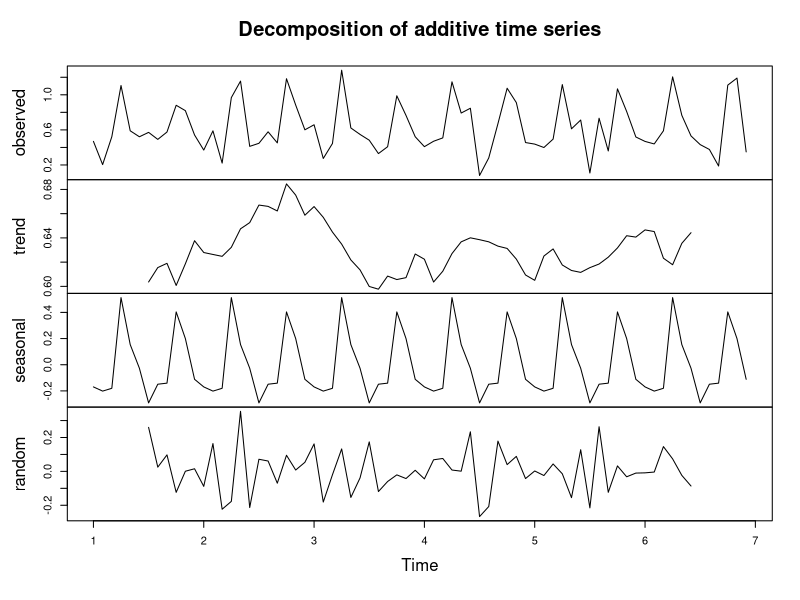
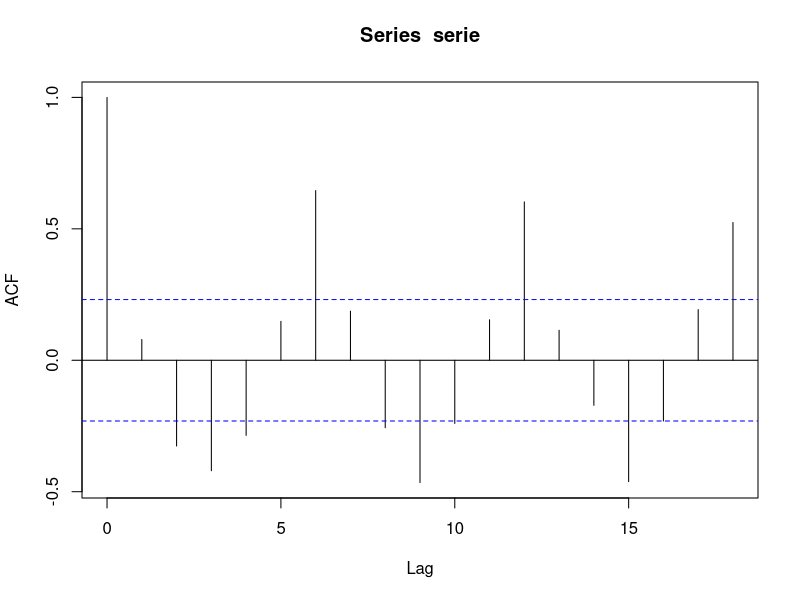
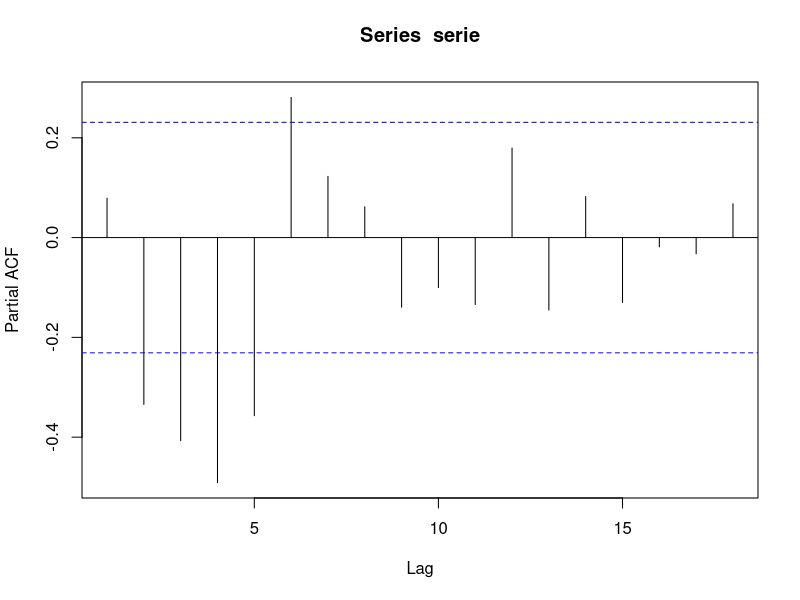
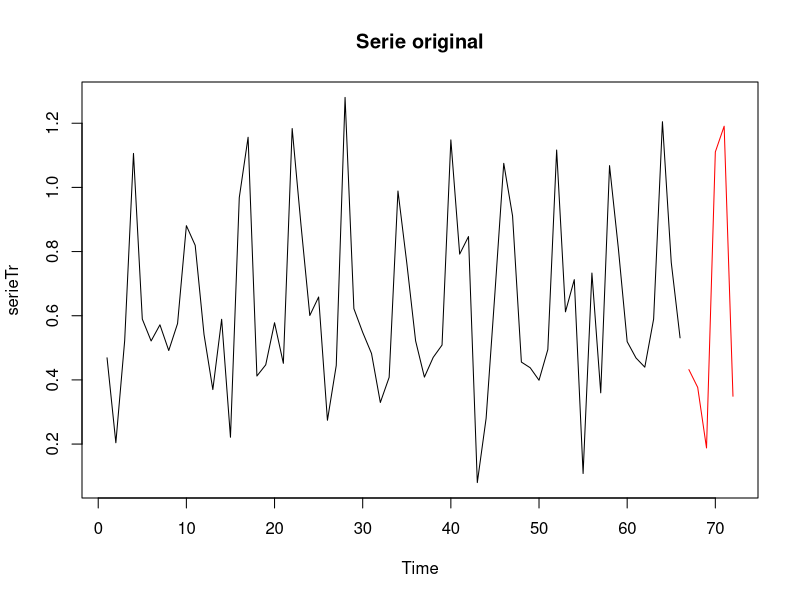
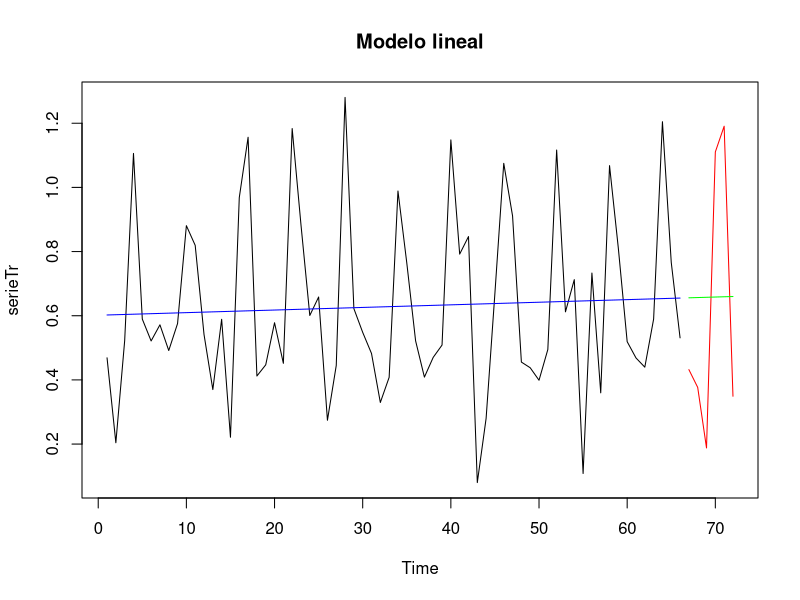
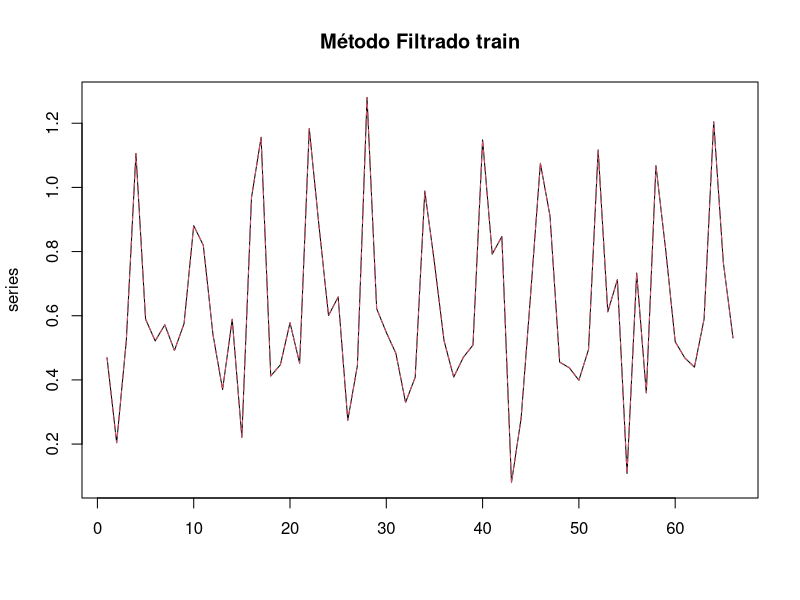
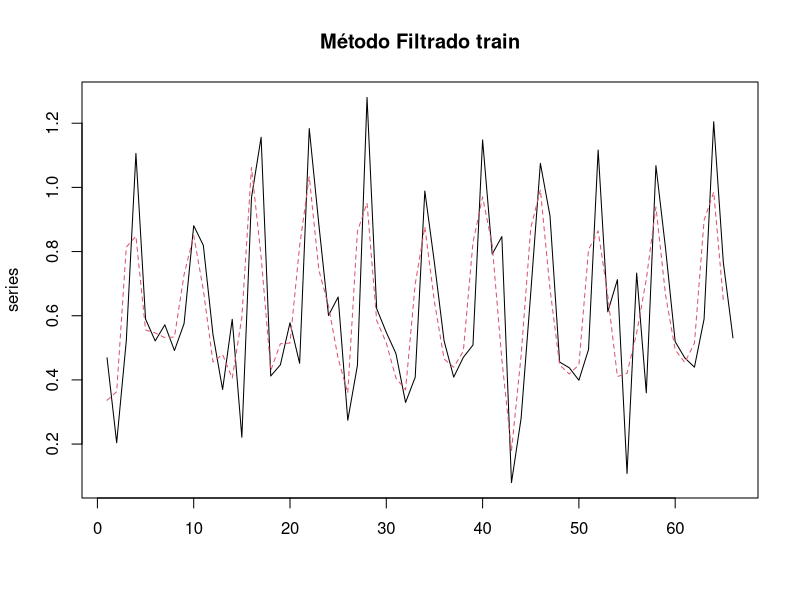
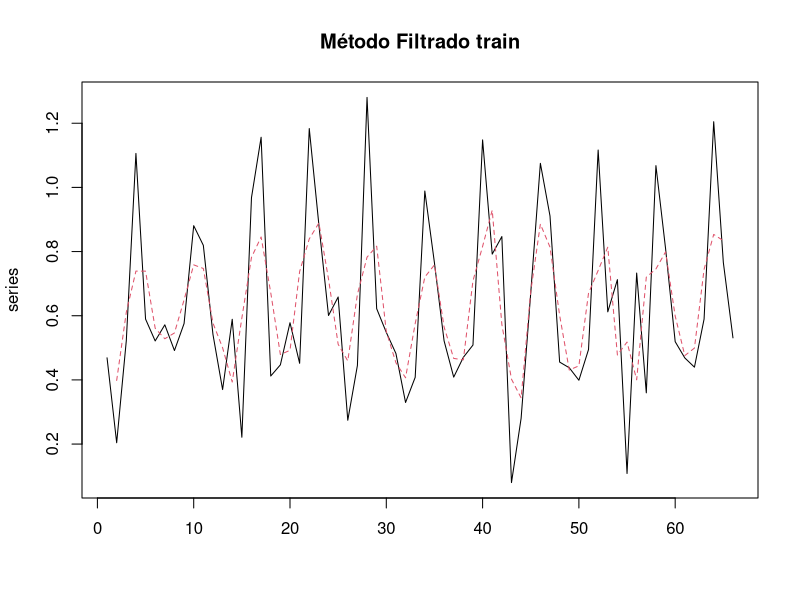

Here is the R script that generated these plots, in order:
#######################################
# 2.2 Pre-procesameinto
#######################################
rm(list=ls()) # Eliminamos lo que haya en el espacio de trabajo
library("tseries") # para el test ADF

#Leemos la serie
serie<-scan("SerieTrabajoPractico.dat")
# Echamos un primer vistazo a la serie.
# Como se trata de series anuales, de haber estacionalidad, posiblemente aparezca cada 12 meses.
# Por tanto, inicialmente creamos la serie temporal con periodo de estacionalidad 12, para visualizar
serie.ts<- ts(serie, frequency = 12)
# Visualizamos la descomposición
plot(decompose(serie.ts))
print("Vemos como la frecuencia no es de 12 meses sinó cada 6 meses, así que vamos a modificar esta serie")
serie.ts <- ts(serie, frequency = 6)
cat("Visualizamos primero la descomposición de la serie, buscando patrones visuales que nos den idea de por dónde empezar (tendencia, estacionalidad)\n");
cat("Vemos 3 cosas: \n");
cat("  1. Que la variabilidad de la estacionalidad no aumenta ni decrece. ");
cat("  2. Que puede que la tendencia no juegue un papel importante.\n")
cat("  3. Que posiblemente hay una estacionalidad.\n")
print("Como con esto no estamos seguros de si la serie es estacionaria o no, vamos a ver el ACF, PACF y pasaremos el test ADF:")
print("Mostrando el ACF")
acf(serie) # Mostramos ACF
print("Mostrando el PACF")
pacf(serie) # Mostramos PACF
resul <- adf.test(serie) # Pasamos el test de ADF
cat("El resultado del test de Dickey-Fuller aumentado es un p-value=", resul$p.value, "\n")
print("Podemos decir debido a este resultado, que la serie es Estacionaria con un nivel de confianza del 99%. Además en el gráfico ACF vemos como con un Lag = 6, que la serie va a ser Estacionaria")

# Dividimos la serie en training y test (nos quedamos con los NTest últimos para el test)
NPred= 6; # Valores a predecir
NTest= 6; # Valores que vamos a dejar para test
serieTr<- serie[1:(length(serie)-NTest)];
tiempoTr<- 1:length(serieTr)
serieTs<- serie[(length(serie)-NTest+1):length(serie)];
tiempoTs<- (tiempoTr[length(tiempoTr)]+1):(tiempoTr[length(tiempoTr)]+NTest);
plot.ts(serieTr, xlim=c(1, tiempoTs[length(tiempoTs)]))
title("Serie original")
lines(tiempoTs, serieTs, col="red")
cat("Dividimos el conjunto de datos en entrenamiento (para ajuste, negro) y test (para comprobar los modelos, rojo).\n");

#######################################
#2.3 Tendencia
#######################################
# Modelado y eliminación de tendencia
# Hipótesis: Modelo Lineal x= a + b*t (x=serie; t=tiempo; a,b=parámetros a estimar)
parametros.MLineal <- lm (serieTr ~ tiempoTr) # Ajustamos modelo
# Calculamos la estimación de la tendencia
TendEstimadaTr.MLineal<-parametros.MLineal$coefficients[1]+tiempoTr*parametros.MLineal$coefficients[2] 
TendEstimadaTs.MLineal<-parametros.MLineal$coefficients[1]+tiempoTs*parametros.MLineal$coefficients[2] 
# Mostramos en la misma figura la serie y la tendencia estimada
plot.ts(serieTr, xlim=c(1, tiempoTs[length(tiempoTs)]))
title("Modelo lineal")
lines(tiempoTr, TendEstimadaTr.MLineal, col="blue")
lines(tiempoTs, serieTs, col="red")
lines(tiempoTs, TendEstimadaTs.MLineal, col="green")
RSS.tendencia.MLineal= sum( (parametros.MLineal$residuals)^2); # Calculamos suma de errores al cuadrado
print("Metodo de eliminacion de tendencia por aproximacion lineal.")
cat(c("El modelo presenta un RSS (Residual Sum of Squares)=", RSS.tendencia.MLineal, "\n"));
JB <- jarque.bera.test(parametros.MLineal$residuals)
JB$p.value
JB <- jarque.bera.test((TendEstimadaTs.MLineal-serieTs))
JB$p.value
TT <- t.test(c(parametros.MLineal$residuals, TendEstimadaTs.MLineal-serieTs))
TT$p.value
print("Viendo estos resultados, podemos pensar, que al tener todos un p-value > 0.05, no existen diferencias significativas en los datos y la hipótesis lineal es factible")

print("Si observamos los resultados, no parece que sea el modelo más correcto para este caso, por lo que voy a probar con un flitrado")
# Estimación de tendencia por filtrado de medias moviles de orden k
for (k in 1:4) {
  filtro<-rep(1/k, k); # Creamos el filtro
  # Filtramos señal
  SerFiltradaTr<-filter(serieTr,filter=filtro,sides=2,method="convolution")
  # Mostramos en la misma figura la serie y la tendencia estimada
  series<-matrix(c(t(serieTr), t(SerFiltradaTr)), ncol=2);
  matplot(series, pch=1, type= "l")
  title("Método Filtrado train")
  cat("Calculo tendencia con filtro de orden k=", k, "\n")
  print("Pulse una tecla para continuar...")
  pause<-readline(); # para pausar la ejecución
}
for (k in 1:3) {
  filtro<-rep(1/k, k); # Creamos el filtro
  # Filtramos señal
  SerFiltradaTs<-filter(serieTs,filter=filtro,sides=2,method="convolution")
  # Mostramos en la misma figura la serie y la tendencia estimada
  series<-matrix(c(t(serieTs), t(SerFiltradaTs)), ncol=2);
  matplot(series, pch=1, type= "l")
  title("Método Filtrado test")
  cat("Calculo tendencia con filtro de orden k=", k, "\n")
  print("Pulse una tecla para continuar...")
  pause<-readline(); # para pausar la ejecución
}
print("Vemos que, a mayor k, más se suaviza la serie. Vamos a quedarnos con el ultimo valor.")

# Eliminamos la tendencia
SerSinTendMLinTr <- serieTr - TendEstimadaTr.MLineal
SerSinTendMlinTs <- serieTs - TendEstimadaTs.MLineal
SerSinTendFilTr<-serieTr-SerFiltradaTr
SerSinTendFilTs<-serieTs-SerFiltradaTs
par(mfrow=c(2,2))  
plot.ts(SerSinTendFilTr, xlim=c(1, tiempoTs[length(tiempoTs)]))
title("Filtrado")
lines(tiempoTs, SerSinTendFilTs, col="red")
plot.ts(serieTr, xlim=c(1, tiempoTs[length(tiempoTs)]))
title("Original")
lines(tiempoTs, serieTs, col="red")
plot.ts(SerSinTendMLinTr, xlim=c(1, tiempoTs[length(tiempoTs)]))
title("Método Lineal")
lines(tiempoTs, SerSinTendMlinTs, col="red")
par(mfrow=c(1,1))
print("Vemos que la eliminación de tendencia es una posibilidad, pero vamos a pasar al siguiente paso sin eliminarla, ya que puedo asumir que no es elemental")


#######################################
#2.4 Estacionalidad
#######################################
# Calculamos y eliminamos la estacionalidad
k<- 6; # Asumimos periodo de estacionalidad k= 6
estacionalidad<- decompose(serie.ts)$seasonal[1:k];
#Eliminamos estacionalidad para el modelo ya que vemos que hay
aux<-rep(estacionalidad, length(serieTr)/length(estacionalidad));
serieTr.SinEst<- serieTr-aux;
serieTs.SinEst<- serieTs-estacionalidad;
plot.ts(serieTr.SinEst, xlim=c(1, tiempoTs[length(tiempoTs)]))
title("Serie sin estacionalidad")
lines(tiempoTs, serieTs.SinEst, col="red")
print("Serie sin la estacionalidad\n")

#######################################
#2.5 Estacionaridad
#######################################
#Vamos a ver si es estacionaria con el Test de Dickey-Fuller aumentado
adftest<- adf.test(serieTr.SinEst);
cat(c("Resultados del test ADF (aproximación lineal sin tendencia ni estacionalidad): ", adftest$p.value, "\n"));
cat("No es necesario diferenciar.\n")


#######################################
#2.6 Modelos ARIMA
#######################################
# Vemos los ACF y PACF
acf(serieTr.SinEst) # Mostramos ACF
print("Mostrando el ACF de la serie sin tendencia lineal y sin estacionalidad\n")
pacf(serieTr.SinEst) # Mostramos PACF
print("Mostrando el PACF de la serie sin tendencia lineal y sin estacionalidad")

# Mostramos las series sin estacionalidad
plot.ts(serieTr.SinEst, xlim=c(1, tiempoTs[length(tiempoTs)]))
title("Serie sin estacionalidad")
lines(tiempoTs[1:(length(tiempoTs))], serieTs.SinEst, col="red")
print("Serie sin la estacionalidad.")
cat("Con esto, podemos comenzar probando un modelo ARIMA(1, 0, 2):\n");

#######################################
#2.6.1 Modelo ARIMA
#######################################
# Ajustamos el modelo ARIMA(2,0,2)
modelo1<- arima(serieTr.SinEst, order=c(2, 0, 2))
# Cogemos los valores del ajuste y las predicciones
# Cogemos los valores que se han ajustado de la serie 
valoresAjustados1<- serieTr.SinEst+modelo1$residuals; 
# Calculamos las predicciones 
Predicciones1<- predict(modelo1, n.ahead = NPred); 
valoresPredichos1<- Predicciones1$pred; # Cogemos las predicciones
# Calculamos el error cuadrático acumulado del ajuste, en ajuste y en test
errorTr1<- sum((modelo1$residuals)^2);
errorTs1<- sum((valoresPredichos1-serieTs.SinEst)^2);
cat("Error en ajuste con ARIMA(2, 0, 2): ", errorTr1, "\n")
cat("Error en la predicción de test con ARIMA(2, 0, 2): ", errorTs1, "\n")

# Mostramos las gráficas del ajuste y predicción en test
plot.ts(serieTr.SinEst, xlim=c(1, tiempoTs[length(tiempoTs)]))
title("Ajuste y predicción")
lines(valoresAjustados1, col="blue")
lines(tiempoTs, serieTs.SinEst, col="red")
lines(tiempoTs, valoresPredichos1, col="blue")
cat("Predicción con el modelo\n");

# Tests para la selección del modelo y su validación
boxtest1<- Box.test(modelo1$residuals) # Test de aleatoriedad de Box-Pierce
cat(c("El test de Box-Pierce da un p-value=", boxtest1$p.value, " para el modelo. Lo pasa (los errores son aleatorios)\n"))
JB1<- jarque.bera.test(modelo1$residuals); # Test de normalidad de Jarque Bera
cat(c("El test de Jarque Bera da un p-value=", JB1$p.value, " para el modelo. Lo pasa (p-value>0.05)\n"))
SW1<- shapiro.test(modelo1$residuals); # Test de normalidad de Shapiro-Wilk
cat(c("El test de Shapiro-Wilk da un p-value=", SW1$p.value, " para el modelo. Lo pasa (p-value>0.05)\n"))

# Mostramos histograma de residuos 
cat("Mostramos el histograma de los residuos del modelo.\n")
hist(modelo1$residuals, col="blue", prob=T,ylim=c(0,20),xlim=c(-0.2,0.2))
lines(density(modelo1$residuals))

#######################################
#2.6.2 Modelos ARIMA
#######################################
# Ajustamos el modelo ARIMA(0,0,1)
modelo2<- arima(serieTr.SinEst, order=c(0, 0, 1))
# Cogemos los valores del ajuste y las predicciones
# Cogemos los valores que se han ajustado de la serie 
valoresAjustados2<- serieTr.SinEst+modelo2$residuals; 
# Calculamos las predicciones 
Predicciones2<- predict(modelo2, n.ahead = NPred); 
valoresPredichos2<- Predicciones2$pred; # Cogemos las predicciones
# Calculamos el error cuadrático acumulado del ajuste, en ajuste y en test
errorTr2<- sum((modelo2$residuals)^2);
errorTs2<- sum((valoresPredichos2-serieTs.SinEst)^2);
cat("Error en ajuste con ARIMA(0, 0, 1): ", errorTr2, "\n")
cat("Error en la predicción de test con ARIMA(0, 0, 1): ", errorTs2, "\n")

# Mostramos las gráficas del ajuste y predicción en test
plot.ts(serieTr.SinEst, xlim=c(1, tiempoTs[length(tiempoTs)]))
title("Ajuste y predicción")
lines(valoresAjustados2, col="blue")
lines(tiempoTs, serieTs.SinEst, col="red")
lines(tiempoTs, valoresPredichos2, col="blue")
cat("Predicción con el modelo\n");

# Tests para la selección del modelo y su validación
boxtest2<- Box.test(modelo2$residuals) # Test de aleatoriedad de Box-Pierce
cat(c("El test de Box-Pierce da un p-value=", boxtest2$p.value, " para el modelo. Lo pasa (los errores son aleatorios)\n"))
JB2<- jarque.bera.test(modelo2$residuals); # Test de normalidad de Jarque Bera
cat(c("El test de Jarque Bera da un p-value=", JB2$p.value, " para el modelo. Lo pasa (p-value>0.05)\n"))
SW2<- shapiro.test(modelo2$residuals); # Test de normalidad de Shapiro-Wilk
cat(c("El test de Shapiro-Wilk da un p-value=", SW2$p.value, " para el modelo. Lo pasa (p-value>0.05)\n"))

# Mostramos histograma de residuos 
cat("Mostramos el histograma de los residuos del modelo.\n")
hist(modelo2$residuals, col="blue", prob=T,ylim=c(0,20),xlim=c(-0.2,0.2))
lines(density(modelo2$residuals))

#######################################
#2.6.3 Modelos ARIMA
#######################################
# Ajustamos el modelo ARIMA(1,0,0)
modelo3<- arima(serieTr.SinEst, order=c(1, 0, 0))
# Cogemos los valores del ajuste y las predicciones
# Cogemos los valores que se han ajustado de la serie 
valoresAjustados3<- serieTr.SinEst+modelo3$residuals; 
# Calculamos las predicciones 
Predicciones3<- predict(modelo3, n.ahead = NPred); 
valoresPredichos3<- Predicciones3$pred; # Cogemos las predicciones
# Calculamos el error cuadrático acumulado del ajuste, en ajuste y en test
errorTr3<- sum((modelo3$residuals)^2);
errorTs3<- sum((valoresPredichos3-serieTs.SinEst)^2);
cat("Error en ajuste con ARIMA(1, 0, 0): ", errorTr3, "\n")
cat("Error en la predicción de test con ARIMA(1, 0, 0): ", errorTs3, "\n")

# Mostramos las gráficas del ajuste y predicción en test
plot.ts(serieTr.SinEst, xlim=c(1, tiempoTs[length(tiempoTs)]))
title("Ajuste y predicción")
lines(valoresAjustados3, col="blue")
lines(tiempoTs, serieTs.SinEst, col="red")
lines(tiempoTs, valoresPredichos3, col="blue")
cat("Predicción con el modelo\n");

# Tests para la selección del modelo y su validación
boxtest3<- Box.test(modelo3$residuals) # Test de aleatoriedad de Box-Pierce
cat(c("El test de Box-Pierce da un p-value=", boxtest3$p.value, " para el modelo. Lo pasa (los errores son aleatorios)\n"))
JB3<- jarque.bera.test(modelo3$residuals); # Test de normalidad de Jarque Bera
cat(c("El test de Jarque Bera da un p-value=", JB3$p.value, " para el modelo. Lo pasa (p-value>0.05)\n"))
SW3<- shapiro.test(modelo3$residuals); # Test de normalidad de Shapiro-Wilk
cat(c("El test de Shapiro-Wilk da un p-value=", SW3$p.value, " para el modelo. Lo pasa (p-value>0.05)\n"))

# Mostramos histograma de residuos 
cat("Mostramos el histograma de los residuos del modelo.\n")
hist(modelo3$residuals, col="blue", prob=T,ylim=c(0,20),xlim=c(-0.2,0.2))
lines(density(modelo3$residuals))

#######################################
#2.6.4 Modelos ARIMA
#######################################
# Ajustamos el modelo ARIMA(2,0,1)
modelo4<- arima(serieTr.SinEst, order=c(2, 0, 1))
# Cogemos los valores del ajuste y las predicciones
# Cogemos los valores que se han ajustado de la serie 
valoresAjustados4<- serieTr.SinEst+modelo4$residuals; 
# Calculamos las predicciones 
Predicciones4<- predict(modelo4, n.ahead = NPred); 
valoresPredichos4<- Predicciones4$pred; # Cogemos las predicciones
# Calculamos el error cuadrático acumulado del ajuste, en ajuste y en test
errorTr4<- sum((modelo4$residuals)^2);
errorTs4<- sum((valoresPredichos4-serieTs.SinEst)^2);
cat("Error en ajuste con ARIMA(2, 0, 1): ", errorTr4, "\n")
cat("Error en la predicción de test con ARIMA(2, 0, 1): ", errorTs4, "\n")

# Mostramos las gráficas del ajuste y predicción en test
plot.ts(serieTr.SinEst, xlim=c(1, tiempoTs[length(tiempoTs)]))
title("Ajuste y predicción")
lines(valoresAjustados4, col="blue")
lines(tiempoTs, serieTs.SinEst, col="red")
lines(tiempoTs, valoresPredichos4, col="blue")
cat("Predicción con el modelo\n");

# Tests para la selección del modelo y su validación
boxtest4<- Box.test(modelo4$residuals) # Test de aleatoriedad de Box-Pierce
cat(c("El test de Box-Pierce da un p-value=", boxtest4$p.value, " para el modelo. Lo pasa (los errores son aleatorios)\n"))
JB4<- jarque.bera.test(modelo4$residuals); # Test de normalidad de Jarque Bera
cat(c("El test de Jarque Bera da un p-value=", JB4$p.value, " para el modelo. Lo pasa (p-value>0.05)\n"))
SW4<- shapiro.test(modelo4$residuals); # Test de normalidad de Shapiro-Wilk
cat(c("El test de Shapiro-Wilk da un p-value=", SW4$p.value, " para el modelo. Lo pasa (p-value>0.05)\n"))

# Mostramos histograma de residuos 
cat("Mostramos el histograma de los residuos del modelo.\n")
hist(modelo4$residuals, col="blue", prob=T,ylim=c(0,20),xlim=c(-0.2,0.2))
lines(density(modelo4$residuals))

#######################################
#2.6.5 Modelos ARIMA
#######################################
# Ajustamos el modelo ARIMA(1,0,2)
modelo5<- arima(serieTr.SinEst, order=c(1, 0, 2))
# Cogemos los valores del ajuste y las predicciones
# Cogemos los valores que se han ajustado de la serie 
valoresAjustados5<- serieTr.SinEst+modelo5$residuals; 
# Calculamos las predicciones 
Predicciones5<- predict(modelo5, n.ahead = NPred); 
valoresPredichos5<- Predicciones5$pred; # Cogemos las predicciones
# Calculamos el error cuadrático acumulado del ajuste, en ajuste y en test
errorTr5<- sum((modelo5$residuals)^2);
errorTs5<- sum((valoresPredichos5-serieTs.SinEst)^2);
cat("Error en ajuste con ARIMA(1, 0, 2): ", errorTr5, "\n")
cat("Error en la predicción de test con ARIMA(1, 0, 2): ", errorTs5, "\n")

# Mostramos las gráficas del ajuste y predicción en test
plot.ts(serieTr.SinEst, xlim=c(1, tiempoTs[length(tiempoTs)]))
title("Ajuste y predicción")
lines(valoresAjustados5, col="blue")
lines(tiempoTs, serieTs.SinEst, col="red")
lines(tiempoTs, valoresPredichos5, col="blue")
cat("Predicción con el modelo\n");

# Tests para la selección del modelo y su validación
boxtest5<- Box.test(modelo5$residuals) # Test de aleatoriedad de Box-Pierce
cat(c("El test de Box-Pierce da un p-value=", boxtest5$p.value, " para el modelo. Lo pasa (los errores son aleatorios)\n"))
JB5<- jarque.bera.test(modelo5$residuals); # Test de normalidad de Jarque Bera
cat(c("El test de Jarque Bera da un p-value=", JB5$p.value, " para el modelo. Lo pasa (p-value>0.05)\n"))
SW5<- shapiro.test(modelo5$residuals); # Test de normalidad de Shapiro-Wilk
cat(c("El test de Shapiro-Wilk da un p-value=", SW5$p.value, " para el modelo. Lo pasa (p-value>0.05)\n"))

# Mostramos histograma de residuos 
cat("Mostramos el histograma de los residuos del modelo.\n")
hist(modelo5$residuals, col="blue", prob=T,ylim=c(0,20),xlim=c(-0.2,0.2))
lines(density(modelo5$residuals))

#######################################
#2.6.6 Modelos ARIMA
#######################################
# Ajustamos el modelo ARIMA(1,0,1)
modelo6<- arima(serieTr.SinEst, order=c(1, 0, 1))
# Cogemos los valores del ajuste y las predicciones
# Cogemos los valores que se han ajustado de la serie 
valoresAjustados6<- serieTr.SinEst+modelo6$residuals; 
# Calculamos las predicciones 
Predicciones6<- predict(modelo6, n.ahead = NPred); 
valoresPredichos6<- Predicciones6$pred; # Cogemos las predicciones
# Calculamos el error cuadrático acumulado del ajuste, en ajuste y en test
errorTr6<- sum((modelo6$residuals)^2);
errorTs6<- sum((valoresPredichos6-serieTs.SinEst)^2);
cat("Error en ajuste con ARIMA(1, 0, 1): ", errorTr6, "\n")
cat("Error en la predicción de test con ARIMA(1, 0, 1): ", errorTs6, "\n")

# Mostramos las gráficas del ajuste y predicción en test
plot.ts(serieTr.SinEst, xlim=c(1, tiempoTs[length(tiempoTs)]))
title("Ajuste y predicción")
lines(valoresAjustados6, col="blue")
lines(tiempoTs, serieTs.SinEst, col="red")
lines(tiempoTs, valoresPredichos6, col="blue")
cat("Predicción con el modelo\n");

# Tests para la selección del modelo y su validación
boxtest6<- Box.test(modelo6$residuals) # Test de aleatoriedad de Box-Pierce
cat(c("El test de Box-Pierce da un p-value=", boxtest6$p.value, " para el modelo. Lo pasa (los errores son aleatorios)\n"))
JB6<- jarque.bera.test(modelo6$residuals); # Test de normalidad de Jarque Bera
cat(c("El test de Jarque Bera da un p-value=", JB6$p.value, " para el modelo. Lo pasa (p-value>0.05)\n"))
SW6<- shapiro.test(modelo6$residuals); # Test de normalidad de Shapiro-Wilk
cat(c("El test de Shapiro-Wilk da un p-value=", SW6$p.value, " para el modelo. Lo pasa (p-value>0.05)\n"))

# Mostramos histograma de residuos 
cat("Mostramos el histograma de los residuos del modelo.\n")
hist(modelo6$residuals, col="blue", prob=T,ylim=c(0,20),xlim=c(-0.2,0.2))
lines(density(modelo6$residuals))


#######################################
#2.7 Selección del modelo
#######################################
print("Probamos con 6 modelos: ARIMA(2,0,2), ARIMA(0,0,1), ARIMA(1,0,0), ARIMA(2,0,1), ARIMA(1,0,2) y ARIMA(1,0,1).");
print("Calculamos las predicciones y el modelo en si");

#Ajuste de los modelos
par(mfrow=c(2,3)) 
plot.ts(serieTr.SinEst, xlim=c(1, tiempoTs[length(tiempoTs)]));
title("Ajuste Modelo 1")
lines(valoresAjustados1, col="red");
lines(tiempoTs, serieTs.SinEst, col="green")
lines(valoresPredichos1, col="blue")
plot.ts(serieTr.SinEst, xlim=c(1, tiempoTs[length(tiempoTs)]));
title("Ajuste Modelo 2")
lines(valoresAjustados2, col="red");
lines(tiempoTs, serieTs.SinEst, col="green")
lines(valoresPredichos2, col="blue")
plot.ts(serieTr.SinEst, xlim=c(1, tiempoTs[length(tiempoTs)]));
title("Ajuste Modelo 3")
lines(valoresAjustados3, col="red");
lines(tiempoTs, serieTs.SinEst, col="green")
lines(valoresPredichos3, col="blue")
plot.ts(serieTr.SinEst, xlim=c(1, tiempoTs[length(tiempoTs)]));
title("Ajuste Modelo 4")
lines(valoresAjustados4, col="red");
lines(tiempoTs, serieTs.SinEst, col="green")
lines(valoresPredichos4, col="blue")
plot.ts(serieTr.SinEst, xlim=c(1, tiempoTs[length(tiempoTs)]));
title("Ajuste Modelo 5")
lines(valoresAjustados5, col="red");
lines(tiempoTs, serieTs.SinEst, col="green")
lines(valoresPredichos5, col="blue")
plot.ts(serieTr.SinEst, xlim=c(1, tiempoTs[length(tiempoTs)]));
title("Ajuste Modelo 6")
lines(valoresAjustados6, col="red");
lines(tiempoTs, serieTs.SinEst, col="green")
lines(valoresPredichos6, col="blue")
print("Serie original (negro y verde), ajustada y predicha con los diferentes modelos")
par(mfrow=c(1,1)) 

#Histograma de los residuos
par(mfrow=c(2,3)) 
hist(modelo1$residuals, col="blue", prob=T,ylim=c(0,4),xlim=c(-0.2,0.2))
lines(density(modelo1$residuals))
hist(modelo2$residuals, col="blue", prob=T,ylim=c(0,4),xlim=c(-0.2,0.2))
lines(density(modelo2$residuals))
hist(modelo3$residuals, col="blue", prob=T,ylim=c(0,4),xlim=c(-0.2,0.2))
lines(density(modelo3$residuals))
hist(modelo4$residuals, col="blue", prob=T,ylim=c(0,4),xlim=c(-0.2,0.2))
lines(density(modelo4$residuals))
hist(modelo5$residuals, col="blue", prob=T,ylim=c(0,4),xlim=c(-0.2,0.2))
lines(density(modelo5$residuals))
hist(modelo6$residuals, col="blue", prob=T,ylim=c(0,4),xlim=c(-0.2,0.2))
lines(density(modelo6$residuals))
par(mfrow=c(1,1))
# Comparamos ambos modelos por el criterio de AIC
resultsAIC<-AIC(modelo1, modelo2, modelo3, modelo4, modelo5, modelo6)
print(resultsAIC)

#######################################
#2.8 Predicción de la serie
#######################################
# Probamos ahora a calibrar el mejor modelo con la serie completa
tiempo<- 1:length(serie)
# Calculamos estacionalidad
k<-6
estacionalidad<-rep(0, k);
for (i in 1:k) {
  secuencia<-seq(i, length(serie), by=k);
  for (j in secuencia) {
    estacionalidad[i]<- estacionalidad[i] + serie[j];
  }
  
  estacionalidad[i]<-estacionalidad[i]/length(secuencia);
}
aux<-rep(estacionalidad, length(serie)/length(estacionalidad));
#Eliminamos estacionalidad
serieSinEst<- serie-aux;
# Ajustamos el modelo que hemos seleccionado
modelo<- arima(serieSinEst, order=c(0, 0, 1))
# Obtenemos ajuste y predicción
valoresAjustados<- serieSinEst+modelo$residuals;
Predicciones<- predict(modelo, n.ahead = NPred); 
valoresPredichos<- Predicciones$pred; # Cogemos las predicciones
# Por último, deshacemos cambios
valoresAjustados<- valoresAjustados+aux; # Estacionalidad
valoresPredichos<- valoresPredichos+estacionalidad;
tiempoPred<- (tiempo[length(tiempo)]+(1:NPred));
plot.ts(serie, xlim=c(1, max(tiempoPred)), ylim=c(-0.2, 1.5))
title("Predicción Final")
lines(valoresAjustados, col="blue")
lines(valoresPredichos, col="red")

